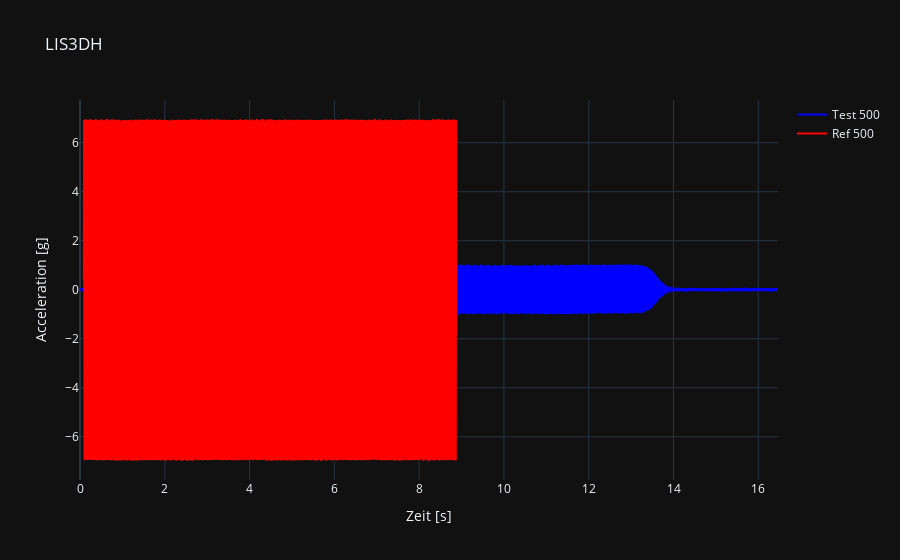

Notebook cell for this chart:
### Code cell
import plotly.graph_objects as go
fig = go.Figure()


#fig.add_trace(go.Scatter(x=time1[244624:271506]-45.5, y=AccX1[244624:271506], name = 'LIS3DH ', mode='lines', line=dict(color='green', width=2)))
# fig.add_trace(go.Scatter(x=time4[43011:69893]-8, y=AccX4[43011:69893], name = 'LIS3DH ', mode='lines', line=dict(color='green', width=2)))
# fig.add_trace(go.Scatter(x=newTimeTest1300_16, y=AccYTest1300_16, name = 'LIS3DH 100 Hz ', mode='lines', line=dict(color='green', width=2)))
# fig.add_trace(go.Scatter(x=newTimeTest1300_2, y=AccYTest1300_2, name = 'LIS3DH 100 Hz ', mode='lines', line=dict(color='blue', width=2)))
# fig.add_trace(go.Scatter(x=tp1300_16g['time'], y=tp1300_16g['accel'], name = 'Lab 100 Hz ', mode='lines', line=dict(color='red', width=2)))

#50 Hz
#fig.add_trace(go.Scatter(x=timeTest50[1:] - 9.493049 - 7 + 0.0081219 + 0.0002441, y=AccYTest50[1:], name = 'LIS3DH 50 Hz ', mode='lines+markers', line=dict(color='blue', width=2)))
#fig.add_trace(go.Scatter(x=tp50['time'], y=tp50['accel'], name = 'Lab 50 Hz ', mode='lines+markers', line=dict(color='red', width=2)))

# 100 Hz
# fig.add_trace(go.Scatter(x=timeTest100[1:] - 11.025051 - 7.25 - 0.0022866, y=AccYTest100[1:], name = 'LIS3DH 500 Hz - 8g ', mode='lines+markers', line=dict(color='blue', width=2)))
# fig.add_trace(go.Scatter(x=tp100['time'], y=tp100['accel'], name = 'Lab 500 Hz ', mode='lines', line=dict(color='red', width=2)))

#500 Hz
#fig.add_trace(go.Scatter(x=timeTest50[1:] - 9.493049 - 7 + 0.0081219 + 0.0002441, y=AccYTest50[1:], name = 'LIS3DH 50 Hz ', mode='lines+markers', line=dict(color='blue', width=2)))
#fig.add_trace(go.Scatter(x=tp50['time'], y=tp50['accel'], name = 'Lab 50 Hz ', mode='lines+markers', line=dict(color='red', width=2)))


#fig.add_trace(go.Scatter(x=timeTest500[1:], y=AccYTest500[1:], name = 'Test ', mode='lines', line=dict(color='blue', width=2)))
#fig.add_trace(go.Scatter(x=timeTest500_8[1:], y=AccYTest500_8[1:], name = 'Test 8g ', mode='lines', line=dict(color='brown', width=2)))
#fig.add_trace(go.Scatter(x=timeTest500_16[1:]-13.5 -0.000129, y=AccYTest500_16[1:], name = 'Test 16g ', mode='lines+markers', line=dict(color='black', width=2)))
#fig.add_trace(go.Scatter(x=tp500['time'], y=tp500['accel'], name = 'Ref ', mode='lines', line=dict(color='purple', width=2)))
#fig.add_trace(go.Scatter(x=tp500_8g['time'], y=tp500_8g['accel'], name = 'Ref (8g)', mode='lines', line=dict(color='grey', width=2)))
#fig.add_trace(go.Scatter(x=tp500_16g['time'], y=tp500_16g['accel'], name = 'Ref (16) ', mode='lines+markers', line=dict(color='orange', width=2)))


# fig.add_trace(go.Scatter(x=timeTest1300[1:], y=AccYTest1300[1:], name = 'Test ', mode='lines', line=dict(color='blue', width=2)))
# fig.add_trace(go.Scatter(x=timeTest1300_2[1:], y=AccYTest1300_2[1:], name = 'Test 2g ', mode='lines', line=dict(color='brown', width=2)))
# fig.add_trace(go.Scatter(x=timeTest1300_8[1:], y=AccYTest1300_8[1:], name = 'Test 8g ', mode='lines', line=dict(color='black', width=2)))
# fig.add_trace(go.Scatter(x=timeTest1300_16[1:], y=AccYTest1300_16[1:], name = 'Test 16g ', mode='lines', line=dict(color='green', width=2)))
# fig.add_trace(go.Scatter(x=tp1300['time'], y=tp1300['accel'], name = 'Ref ', mode='lines', line=dict(color='purple', width=2)))
# fig.add_trace(go.Scatter(x=tp1300_2g['time'], y=tp1300_2g['accel'], name = 'Ref 2g', mode='lines', line=dict(color='grey', width=2)))
# fig.add_trace(go.Scatter(x=tp1300_8g['time'], y=tp1300_8g['accel'], name = 'Ref 8g ', mode='lines', line=dict(color='orange', width=2)))
# fig.add_trace(go.Scatter(x=tp1300_16g['time'], y=tp1300_16g['accel'], name = 'Ref 16g ', mode='lines', line=dict(color='pink', width=2)))


#fig.add_trace(go.Scatter(x=timeTest2_500 - 10 -0.000542, y=AccYTest2_500, name = 'Test 500 4650Hz ', mode='lines', line=dict(color='blue', width=2)))
#fig.add_trace(go.Scatter(x=timeTest2_500_7200 - 12 -0.000797, y=AccYTest2_500_7200, name = 'Test 500 7200Hz ', mode='lines', line=dict(color='grey', width=2)))
#fig.add_trace(go.Scatter(x=tp_500Hz['time'], y=tp_500Hz['accel'], name = 'Lab 500', mode='lines', line=dict(color='brown', width=2)))
#fig.add_trace(go.Scatter(x=timeTest2_1300, y=AccYTest2_1300, name = 'Test 1300 4650Hz ', mode='lines', line=dict(color='red', width=2)))
#fig.add_trace(go.Scatter(x=timeTest2_1300_7200, y=AccYTest2_1300_7200, name = 'Test 1300 7200Hz', mode='lines', line=dict(color='green', width=2)))
#fig.add_trace(go.Scatter(x=tp_1300Hz['time'], y=tp_1300Hz['accel'], name = 'Lab 1300', mode='lines', line=dict(color='purple', width=2)))

#fig.add_trace(go.Scatter(x=timeTest3_50_dfr, y=AccYTest3_50_dfr, name = 'Test 50 ', mode='lines', line=dict(color='red', width=2)))
#fig.add_trace(go.Scatter(x=timeTest3_100_dfr, y=AccYTest3_100_dfr, name = 'Test 100  ', mode='lines', line=dict(color='green', width=2)))
fig.add_trace(go.Scatter(x=timeTest3_500_dfr, y=AccYTest3_500_dfr, name = 'Test 500 ', mode='lines', line=dict(color='blue', width=2)))
fig.add_trace(go.Scatter(x=tp_1300Hz_dfr['time'], y=tp_1300Hz_dfr['accel'], name = 'Ref 500 ', mode='lines', line=dict(color='red', width=2)))
#fig.add_trace(go.Scatter(x=newTimeTest3_1300_dfr, y=AccYTest3_1300_dfr, name = 'Test 1300 ', mode='lines', line=dict(color='grey', width=2)))
#fig.add_trace(go.Scatter(x=timeTest3_rd_dfr, y=AccYTest3_rd_dfr, name = 'Test Random  ', mode='lines', line=dict(color='brown', width=2)))
#fig.add_trace(go.Scatter(x=tp_1300Hz_dfr['time']+7.5-0.00016 + 0.000274, y=tp_1300Hz_dfr['accel'], name = 'Lab 1300  ', mode='lines', line=dict(color='pink', width=2)))

#tp_1300Hz_dfr

#fig.add_trace(go.Scatter(x=time2dfr, y=AccX2dfr, name = 'DFR ', mode='lines', line=dict(color='black', width=2)))
#fig.update_xaxes(range=[8.705, 8.755])


fig.update_layout(
            title=dict(
                text='LIS3DH '
            ),
            xaxis=dict(
                title=dict(
                    text='Zeit [s]'
                )
            ),
            yaxis=dict(
                title=dict(
                    text='Acceleration [g]'
                )
            ),
    )


fig.show()

# for data in accelerationData:
#
#     fig = go.Figure()
#
#
#     fig.add_trace(go.Scatter(x=data['sen']['time'], y=data['sen']['accel'], name = data['sen']['type'], mode='lines',
#                             line=dict(color='green', width=2)))
#
#     fig.add_trace(go.Scatter(x=data['ref']['time'], y=data['ref']['accel'], name = data['ref']['type'], mode='lines',
#                              line=dict(color='red', width=2)))
#
#
#
#     fig.update_layout(
#             title=dict(
#                 text=f"{data['nr']} Gemessene Daten {data['sen']['type']} vs {data['ref']['type']} bei {data['freq']}"
#             ),
#             xaxis=dict(
#                 title=dict(
#                     text='Zeit [s]'
#                 )
#             ),
#             yaxis=dict(
#                 title=dict(
#                     text='Acceleration [g]'
#                 )
#             ),
#     )
#
#
#     fig.show()

### Figure 1 — Plotly figure (JSON) as saved in the notebook; plotly's stock layout.template omitted (floating-point values rounded to 4 significant figures; data arrays with more than 128 entries replaced by an {"elided": "..."} marker saying what was removed)
{"data": [{"line": {"color": "blue", "width": 2}, "mode": "lines", "name": "Test 500 ", "x": {"elided": "45007 float values"}, "y": {"elided": "45007 float values"}, "type": "scatter"}, {"line": {"color": "red", "width": 2}, "mode": "lines", "name": "Ref 500 ", "x": {"elided": "71936 float values"}, "y": {"elided": "71936 float values"}, "type": "scatter"}], "layout": {"title": {"text": "LIS3DH "}, "xaxis": {"title": {"text": "Zeit [s]"}}, "yaxis": {"title": {"text": "Acceleration [g]"}}}}
